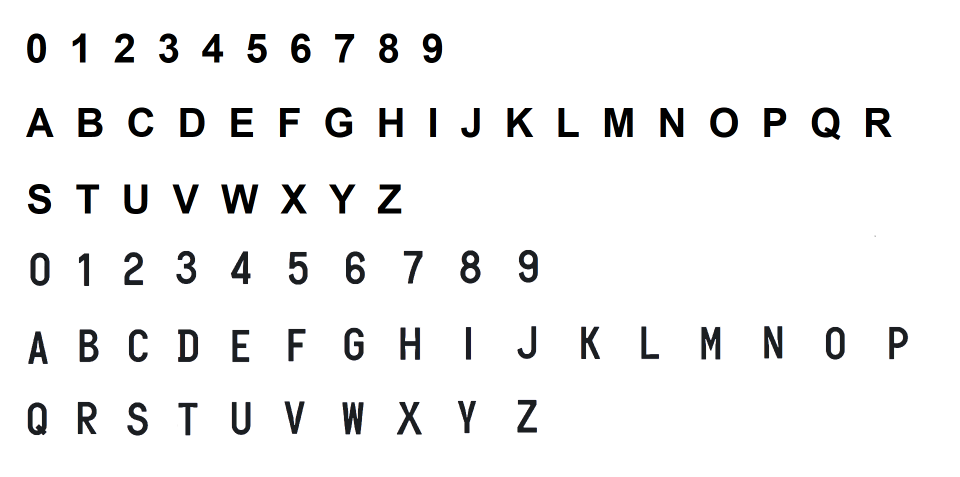
#> input picture FYP/myJupyterFiles/font_train.png, 1920 x 954 px (shown at 1/2 size)
$ jupyter execute --allow-errors GenData.ipynb
#> lines starting #> are read from the running program, lines starting #| are printed output that depends on the picture; after the words box and inside, x2 and y2 are one past the last pixel; in counts of white or black regions, pixels touching at a corner belong together
[cell 1]
import sys
import numpy as np
import cv2
import os

[cell 2]
# module level variables ##########################################################################
MIN_CONTOUR_AREA = 100

RESIZED_IMAGE_WIDTH = 20
RESIZED_IMAGE_HEIGHT = 30

[cell 3]
imgTrainingNumbers = cv2.imread("font_train.png")
#> imgTrainingNumbers is the input picture: shape (954, 1920, 3); mean B, G, R 242.4, 242.2, 242.2

if imgTrainingNumbers is None:                          # if image was not read successfully
    print("error: image not read from file \n\n")        # print error message to std out
    os.system("pause")

[cell 4]
imgGray = cv2.cvtColor(imgTrainingNumbers, cv2.COLOR_BGR2GRAY)          # get grayscale image
imgBlurred = cv2.GaussianBlur(imgGray, (5,5), 0)
# [4 lines of commented-out code are left out]

[cell 5]
imgThresh = cv2.adaptiveThreshold(imgBlurred, 255, cv2.ADAPTIVE_THRESH_GAUSSIAN_C, cv2.THRESH_BINARY_INV, 11, 2)
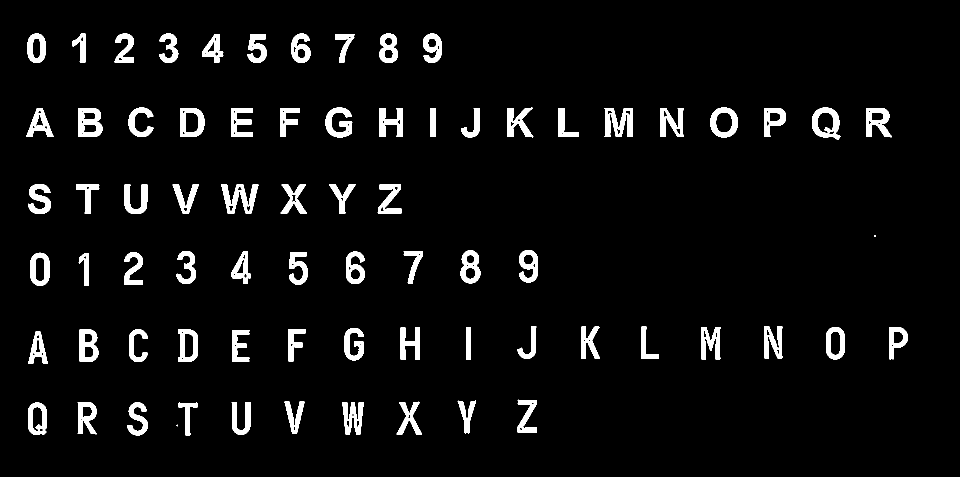
#> imgThresh: shape (954, 1920) (shown at 1/2 size); 5.1% white; 74 white regions (2 under 20 px)

[cell 6]
imgThreshCopy = imgThresh.copy()

[cell 7]
npaContours, npaHierarchy = cv2.findContours(imgThreshCopy, cv2.RETR_EXTERNAL, cv2.CHAIN_APPROX_SIMPLE)
#> npaContours = 74 contours, 2 with area under 20; largest, box (x1, y1, x2, y2) and area: (1624, 215, 1681, 280) 2723, (1421, 215, 1476, 275) 2620, (360, 216, 409, 274) 2448, (157, 216, 205, 274) 2433, (356, 659, 396, 724) 2170; npaHierarchy = 74 rows, first 6: [1, -1, -1, -1], [2, 0, -1, -1], [3, 1, -1, -1], [4, 2, -1, -1], [5, 3, -1, -1], [6, 4, -1, -1]
